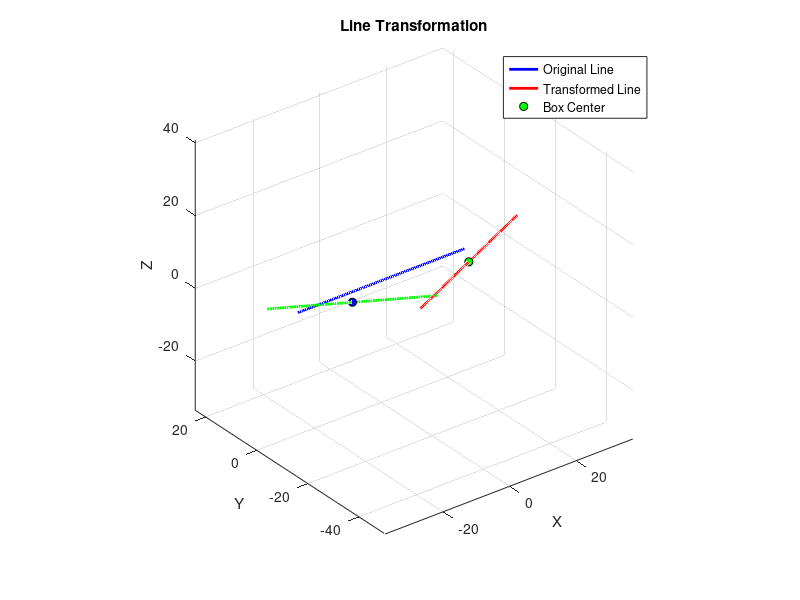

Write the MATLAB code that produced this figure.
% Define the line
line_start = [-25, 0, 0];
line_end = [25, 0, 0];

% Generate points along the line
num_points = 100;
t = linspace(0, 1, num_points);
line_points = (1 - t)' * line_start + t' * line_end;

% Define the transformation matrix from the provided orientation
orientation_matrix = [
    0.905489325523, -0.424368888140, 0.000000000000, 14.338454246521;
    0.424368888140, 0.905489325523, 0.000000000000, -15.624868392944;
    0.000000000000, 0.000000000000, 1.000000000000, 7.3;
    0.000000000000, 0.000000000000, 0.000000000000, 1.000000000000
];

% Apply the transformation to the line points
transformed_line_points = (orientation_matrix(1:3, 1:3) * line_points' + orientation_matrix(1:3, 4))';

% Define the second line
line2_start = [-20.5, 0, 0];
line2_end = [20.5, 0, 0];

% Generate points along the second line
line2_points = (1 - t)' * line2_start + t' * line2_end;

% Define the transformation matrix for the second line
orientation_matrix_line2 = [
    0.877950966358, 0.478735953569, -0.003650249913, -19.381038665771;
   -0.478749573231, 0.877926290035, -0.006693980191, -14.002973556519;
    0.000000000000, 0.007624549791,  0.999970853329,  7.287963867188;
    0.000000000000, 0.000000000000,  0.000000000000,  1.000000000000
];

% Apply the transformation to the second line points
transformed_line2_points = (orientation_matrix_line2(1:3, 1:3) * line2_points' + orientation_matrix_line2(1:3, 4))';


% Plot the original and transformed points
figure;
plot3(line_points(:,1), line_points(:,2), line_points(:,3), 'b-', 'LineWidth', 2);
hold on;
plot3(transformed_line_points(:,1), transformed_line_points(:,2), transformed_line_points(:,3), 'r-', 'LineWidth', 2);
scatter3(14.33845425, -15.62486839, 7.3, 'filled', 'MarkerEdgeColor', 'k', 'MarkerFaceColor', 'g');
% Plot the second line
plot3(transformed_line2_points(:,1), transformed_line2_points(:,2), transformed_line2_points(:,3), 'g-', 'LineWidth', 2);
scatter3(-19.38103867, -14.00297356, 7.28796387, 'filled', 'MarkerEdgeColor', 'k', 'MarkerFaceColor', 'b');
axis equal;
grid on;
xlabel('X');
ylabel('Y');
zlabel('Z');
legend('Original Line', 'Transformed Line', 'Box Center', 'Location', 'Best');
title('Line Transformation');

